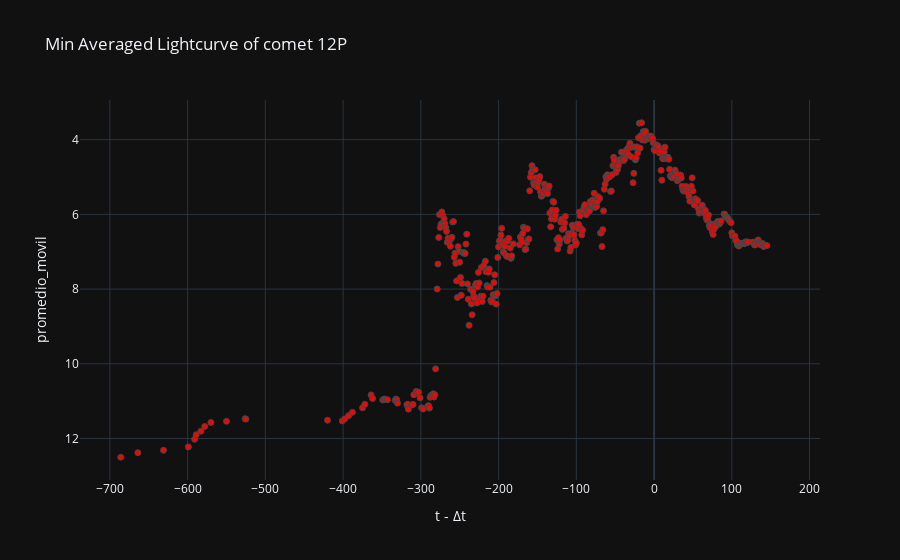

Notebook cell for this chart:
### Code cell
# Gráfica de luz interna
labels = {'delta_t':'t - Δt','magnitud_reducida':'Magnitude reduced'}
fig = px.scatter(curva_de_luz_interna_v1_df, x='delta_t', y='promedio_movil', template= 'plotly_dark', labels= labels, title=f'Min Averaged Lightcurve of comet {nombre_cometa}')
fig.update_traces(marker=dict(color='red', size=6, line=dict(width=1, color='DarkSlateGrey')))
fig.update_yaxes(autorange="reversed")
fig.show()

### Figure 1 — Plotly figure (JSON) as saved in the notebook; plotly's stock layout.template omitted (floating-point values rounded to 4 significant figures; data arrays with more than 128 entries replaced by an {"elided": "..."} marker saying what was removed)
{"data": [{"hovertemplate": "t - Δt=%{x}<br>promedio_movil=%{y}<extra></extra>", "legendgroup": "", "marker": {"color": "red", "line": {"color": "DarkSlateGrey", "width": 1}, "size": 6, "symbol": "circle"}, "mode": "markers", "name": "", "orientation": "v", "showlegend": false, "type": "scatter", "x": {"elided": "444 int values"}, "xaxis": "x", "y": {"elided": "444 float values"}, "yaxis": "y"}], "layout": {"legend": {"tracegroupgap": 0}, "title": {"text": "Min Averaged Lightcurve of comet 12P"}, "xaxis": {"anchor": "y", "domain": [0, 1], "title": {"text": "t - Δt"}}, "yaxis": {"anchor": "x", "autorange": "reversed", "domain": [0, 1], "title": {"text": "promedio_movil"}}}}
